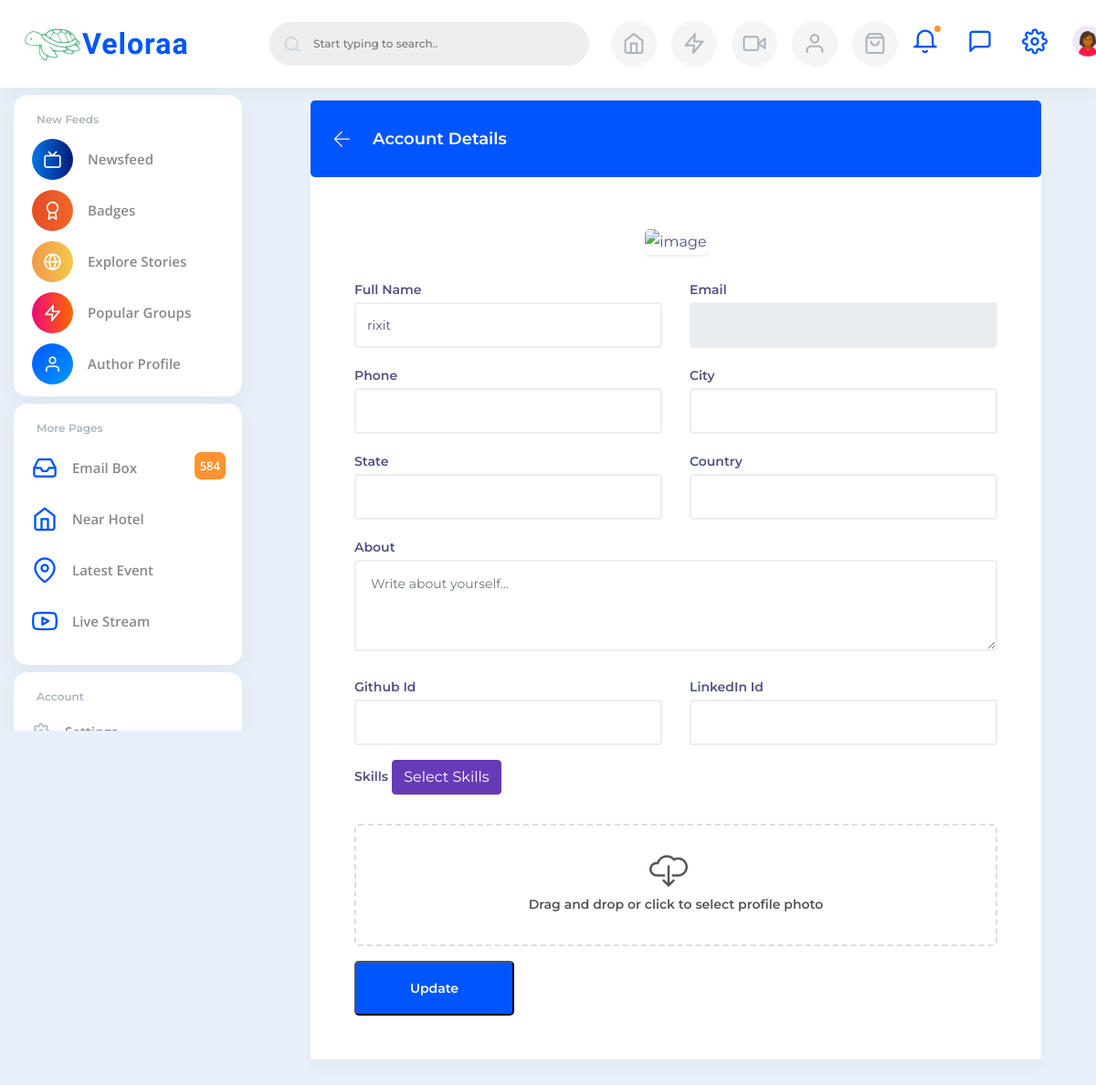
/mentee/account-information.php (signed in), run on an earlier commit of the app's database.
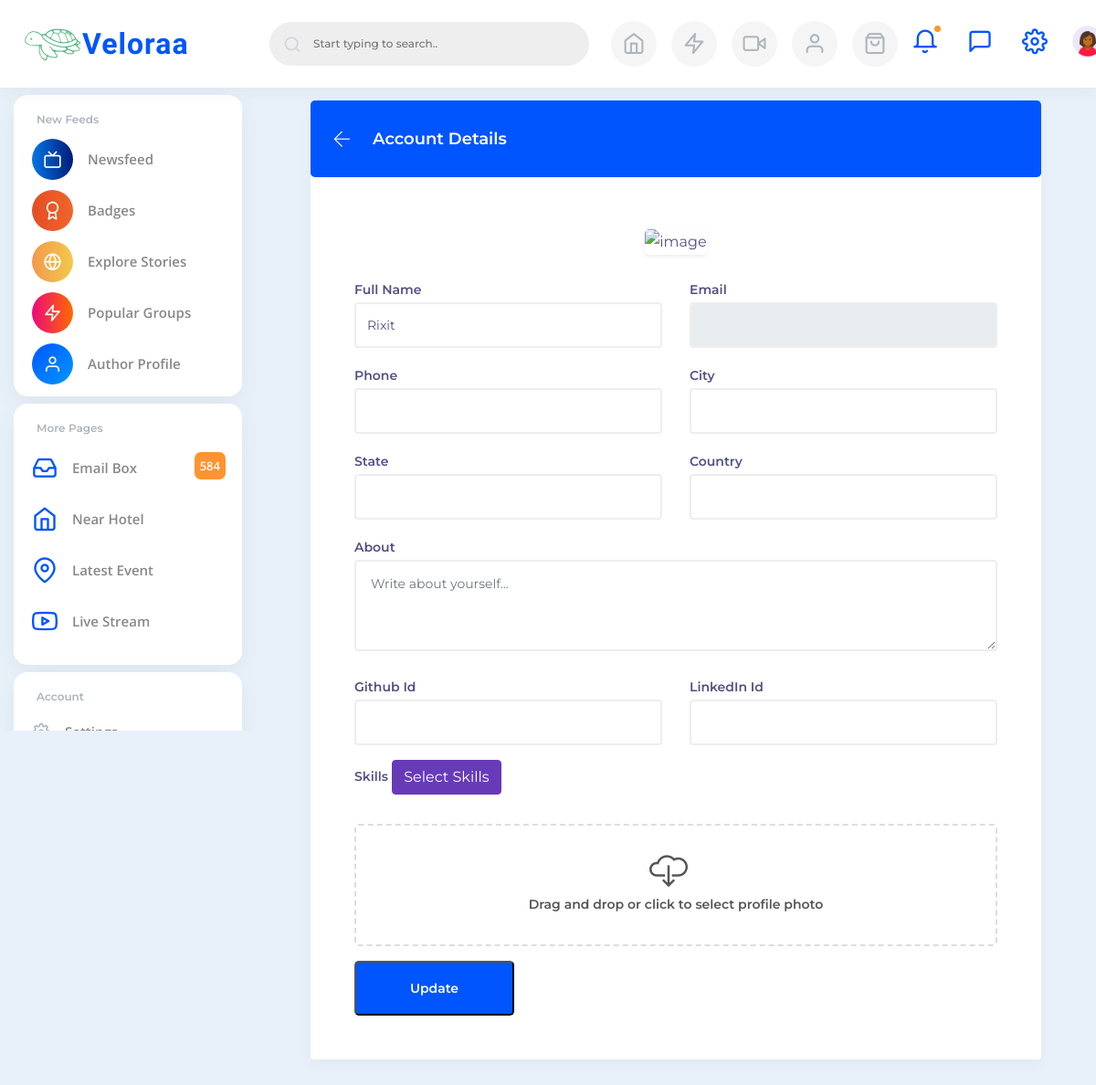
And on a later commit of the database.
### tables this page shows
CREATE TABLE `user_tbl` (
  `U_Id` int NOT NULL,
  `U_Fnm` varchar(255) DEFAULT NULL,
  `U_Email` varchar(255) DEFAULT NULL,
  `U_Phn` varchar(20) DEFAULT NULL,
  `U_Pwd` varchar(255) DEFAULT NULL,
  `U_City` varchar(255) DEFAULT NULL,
  `U_State` varchar(255) DEFAULT NULL,
  `U_Country` varchar(255) DEFAULT NULL,
  `U_About` text,
  `U_GitHub` varchar(255) DEFAULT NULL,
  `U_LinkedIn` varchar(255) DEFAULT NULL,
  `U_Skill` text,
  `U_Profile` varchar(255) DEFAULT NULL,
  `U_Status` tinyint(1) DEFAULT '0',
  `U_Fee` decimal(10,2) DEFAULT '0.00',
  `U_Role` tinyint(1) DEFAULT '2'
);

### mentee/account-information.php (the view, shortened to what the changed rows need)
<?php
include 'header.php';
?>
<div class="main-content bg-lightblue theme-dark-bg right-chat-active">
    <div class="middle-sidebar-bottom">
        <div class="middle-sidebar-left">
            <div class="middle-wrap">
                <div class="card w-100 border-0 bg-white shadow-xs p-0 mb-4">
                    <?php
                    require '../database/db.php';
                    if (isset($_SESSION['user_id'])) {
                        $userId = $_SESSION['user_id'];
                        $stmt = $dbh->prepare("
                            SELECT U_Fnm, U_Phn, U_City, U_State, U_Country, U_About, U_GitHub, U_LinkedIn, U_Skill, U_Profile
                            FROM user_tbl
                            WHERE U_Id = :userId
                        ");
                        $stmt->bindParam(':userId', $userId);
                        $stmt->execute();
                        $userData = $stmt->fetch(PDO::FETCH_ASSOC);
                        if ($userData) {
                            $fullname = $userData['U_Fnm'];
                        } else {
                            echo "<div class='alert alert-danger'>No user data found.</div>";
                        }
                    } else {
                        echo "<div class='alert alert-danger'>User is not logged in.</div>";
                    }
                    ?>
                    <div class="card-body p-lg-5 p-4 w-100 border-0">
                        <form action="update_profile.php" method="POST" enctype="multipart/form-data">
                            <div class="row">
                                <div class="col-lg-6 mb-3">
                                    <div class="form-group">
                                        <label class="mont-font fw-600 font-xsss">Full Name</label>
                                        <input type="text" class="form-control" name="fullname" value="<?php echo htmlspecialchars($fullname); ?>" required>
                                    </div>
                                </div>
                            </div>
                        </form>
                    </div>
                </div>
            </div>
        </div>
    </div>
</div>
</div>
</body>
</html>

What changed in the data, as far as the page shows it:
changed user_tbl: fullname "rixit" → "Rixit"
